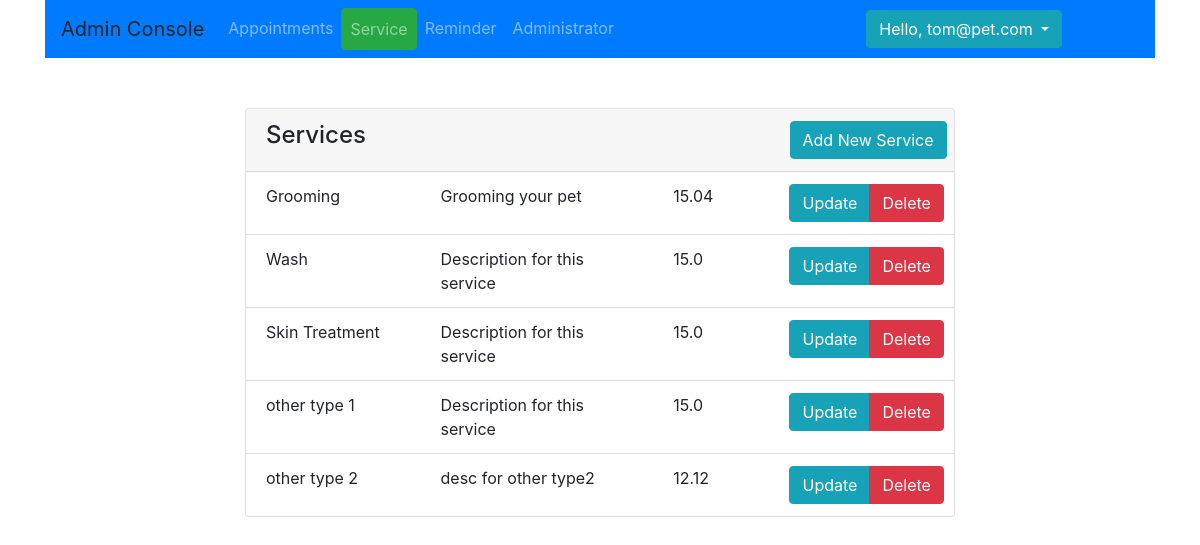
Screenshot of /admin/service (signed in) with the database file from the repository.
### app/models.py (models this page shows, shortened)
class User(db.Model):
    __tablename__ = 'User'
    id = db.Column(db.Integer, primary_key=True)
    first_name = db.Column(db.String(20))
    last_name = db.Column(db.String(20))
    email = db.Column(db.String(50))
    password = db.Column(db.String(50))
    dob = db.Column(db.DATE, default=datetime.now)
    gender = db.Column(db.CHAR(1))
    phone = db.Column(db.String(10))
    home_number = db.Column(db.String(10))
    work_number = db.Column(db.String(10))
    address_id = db.Column(db.Integer, db.ForeignKey('Address.id'),
                           nullable=False)
    address = db.relationship('Address')
    active = db.Column(db.BOOLEAN)
    admin = db.Column(db.BOOLEAN)
    register_date = db.Column(db.DATETIME, default=datetime.now)
    def is_admin(self):
        return self.admin

class Service(db.Model):
    __tablename__ = "Service"
    id = db.Column(db.Integer, primary_key=True)
    type = db.Column(db.String(50))
    desc = db.Column(db.String(50))
    fee = db.Column(db.FLOAT)

### app/subapps/admin/routing.py (the view)
@adminRoute.route('/service', methods=['GET', 'POST'])
@login_required
@admin_only
def service():
    session = Session()
    service_list = session.query(Service).all()
    form = ServiceForm()
    return render_template("admin/service.html", service_list=service_list, form=form,current_page = 'service')

### app/manage.py (called while the page is built)
@login_manager.user_loader
def load_user(user_id):
    from app.models import User
    from app.db_info import Session
    session = Session()
    user = session.query(User).options(subqueryload(User.address)).filter(User.id == user_id).first()
    session.close()
    return user

### app/subapps/admin/routing.py (called while the page is built)
def admin_only(func):
    @wraps(func)
    def innerFunc(*args, **kwargs):
        if not current_user.is_admin():
            return render_template_string("<h1 class='danger'>Only Administrator can access this page.</h1>"
                                          "<a href=" + url_for("homeRoute.index") + ">Back to Home Page</a>")
        else:
            return func(*args, **kwargs)
    return innerFunc

### run.py (called while the page is built)
@app.before_request
def before_request():
    pass

### app/subapps/admin/templates/admin/service.html (shortened to what this page needs)
{% extends "admin/admin_base.html" %}
{% block content %}
    <div class="offset-md-2 col-md-8">
        <div class="card ">
            <div class="card-header">
                <div class="row">
                    <div class="col-md-6 ">
                        <h4> Services </h4>
                    </div>
                    <div class="offset-md-3 col-md-3">
                        <div class="btn-group" role="group">
                            <button type="button" class="btn btn-info" data-toggle="modal"
                                    data-target="#service_form"
                                    data-action="Add">
                                Add New Service
                            </button>
                        </div>
                    </div>
                </div>
            </div>
            <ul class="list-group list-group-flush">
                {% if service_list.__len__() > 0 %}
                    {% for service in service_list %}
                        <li class="list-group-item">
                            <div class="row">
                                <div class="col-md-3">
                                    {{ service.type }}
                                </div>
                                <div class="col-md-4">
                                    {{ service.desc }}
                                </div>
                                <div class="col-md-2">
                                    {{ service.fee }}
                                </div>
                                <div class="col-md-3">
                                    <div class="btn-group" role="group">
                                        <button type="button" class="btn btn-info" data-toggle="modal"
                                                data-target="#service_form"
                                                data-id="{{ service.id }}"
                                                data-type="{{ service.type }}"
                                                data-desc="{{ service.desc }}"
                                                data-fee="{{ service.fee }}"
                                                data-action="Update">
                                            Update
                                        </button>
                                        <a class="btn btn-danger"
                                           href="{{ url_for("adminRoute.service_delete",service_id=service.id) }}">Delete</a>
                                    </div>
                                </div>
                            </div>
                        </li>
                    {% endfor %}
                {% else %}
                    <li class="list-group-item">No Pet under this accound.</li>
                {% endif %}
            </ul>
        </div>
    </div>
{% endblock %}

### app/subapps/admin/templates/admin/admin_base.html (shortened to what this page needs)
<head>
    <link rel="stylesheet" type=text/css href="{{ url_for('static', filename='bootstrap.min.css') }}">
    <link rel="stylesheet" type=text/css href="{{ url_for('static', filename='bootstrap-datepicker3.min.css') }}">
</head>
<body>
<div class="container">
    <nav class="navbar navbar-expand-lg  navbar navbar-dark bg-primary">
        <a class="navbar-brand">Admin Console</a>
        <div class="collapse navbar-collapse" id="navbarTogglerDemo02">
            <ul class="navbar-nav mr-auto mt-2 mt-lg-0">
                <li class="nav-item ">
                    <a class="nav-link {% if current_page == 'appt' %}btn btn-success{% endif %}"
                       href="{{ url_for('adminRoute.appt') }} ">Appointments<span class="sr-only">(current)</span></a>
                </li>
                <li class="nav-item">
                    <a class="nav-link {% if current_page == 'service' %}btn btn-success{% endif %}"
                       href="{{ url_for('adminRoute.service') }}">Service</a>
                </li>
                <li class="nav-item">
                    <a class="nav-link {% if current_page == 'reminder' %}btn btn-success{% endif %}"
                       href="{{ url_for('adminRoute.reminder') }}">Reminder</a>
                </li>
                <li class="nav-item">
                    <a class="nav-link {% if current_page == 'admin' %}btn btn-success{% endif %}"
                       href="{{ url_for('adminRoute.administrator') }}">Administrator</a>
                </li>
            </ul>
            {% if current_user.is_authenticated %}
                <div class="dropdown">
                    <button class="btn btn-info dropdown-toggle" type="button" id="dropdownMenuButton"
                            data-toggle="dropdown" aria-haspopup="true" aria-expanded="false">
                        Hello, {{ current_user.email }}
                    </button>
                </div>
            {% endif %}
            <div class="col-md-1"></div>
        </div>
    </nav>
<div class="row" style="padding-top: 50px;">
    <div class="container">
        {% block content %}<h1>Base Template with css and js</h1>{% endblock %}
    </div>
</div>
</div>
</body>

### app/subapps/admin/templates/admin/_service_modal.html (shortened to what this page needs)
{% import "forms/_fields_macro.html" as form_macro %}

### rows the page displays
User: email "tom@pet.com"
Service: type "Grooming", desc "Grooming your pet", fee "15.04"
Service: type "Wash", desc "Description for this service", fee "15.0"
Service: type "Skin Treatment", desc "Description for this service", fee "15.0"
Service: type "other type 1", desc "Description for this service", fee "15.0"
Service: type "other type 2", desc "desc for other type2", fee "12.12"
